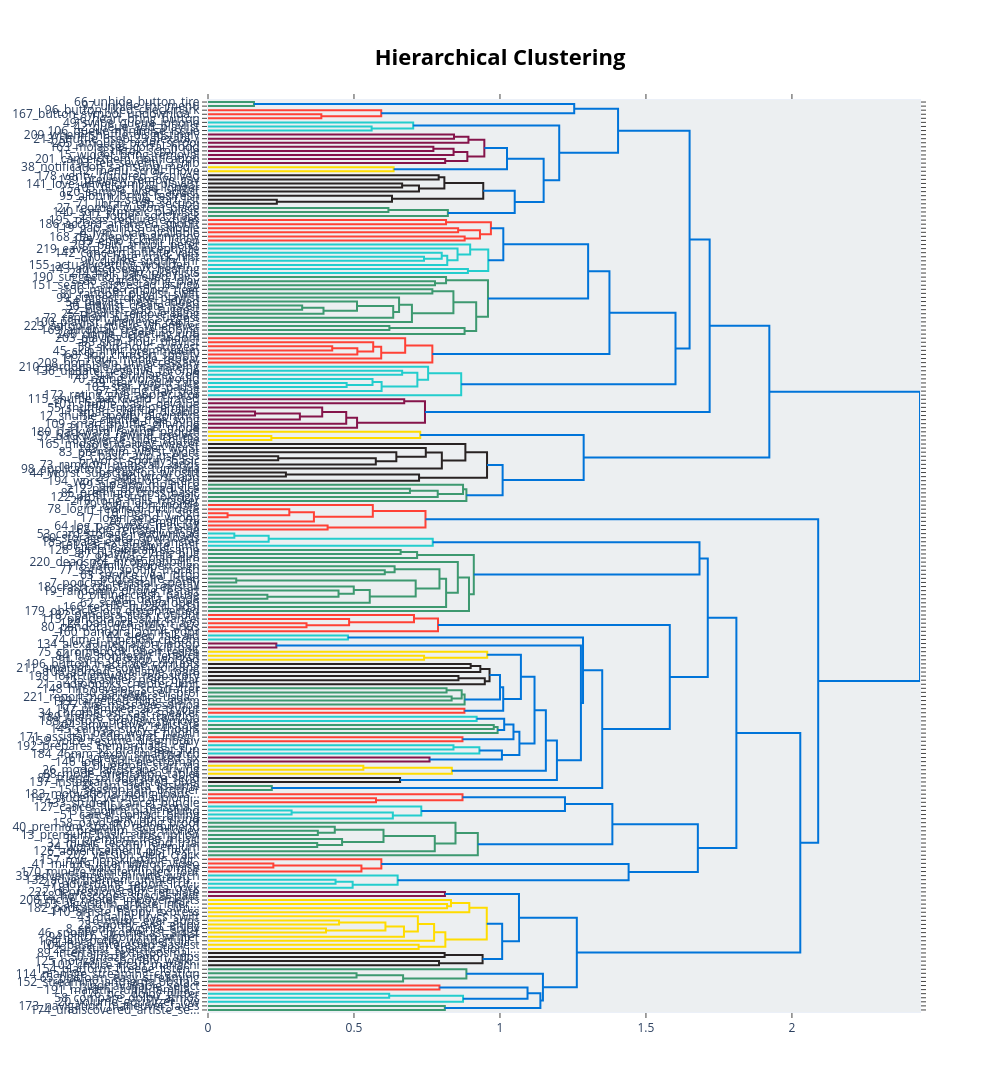

Notebook cell for this chart:
### Code cell
# Hierarchical visualization to show the relationship between topics
topic_model.visualize_hierarchy()
